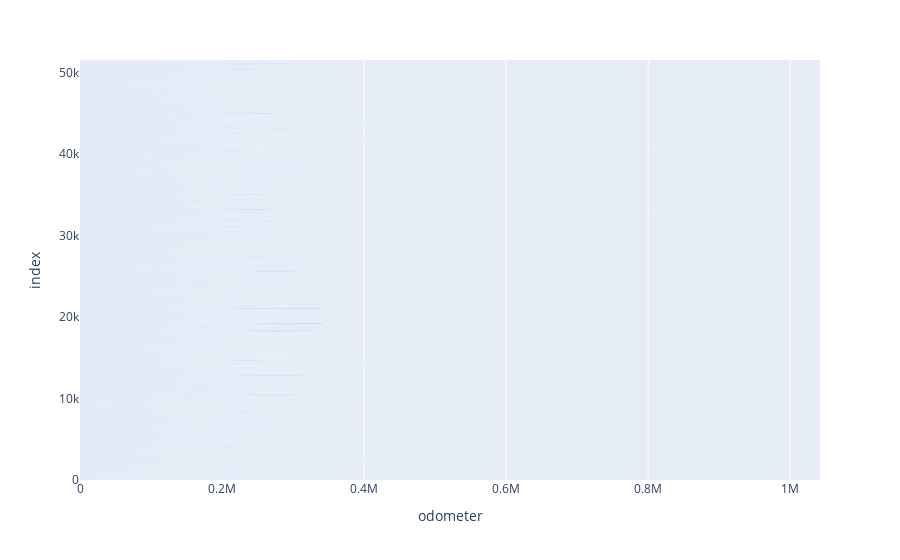

Source (notebook cell):
### Code cell
import plotly.express as px
import pandas as pd 

car_data = pd.read_csv('~/proyecto5/vehicles_env/AVAMS/vehicles_us.csv')
fig = px.bar(car_data, x='odometer')
fig.show()

### Figure 1 — Plotly figure (JSON) as saved in the notebook; plotly's stock layout.template omitted (floating-point values rounded to 4 significant figures; data arrays with more than 128 entries replaced by an {"elided": "..."} marker saying what was removed)
{"data": [{"alignmentgroup": "True", "hovertemplate": "odometer=%{x}<br>index=%{y}<extra></extra>", "legendgroup": "", "marker": {"color": "#636efa", "pattern": {"shape": ""}}, "name": "", "offsetgroup": "", "orientation": "h", "showlegend": false, "textposition": "auto", "type": "bar", "x": {"elided": "51525 int values"}, "xaxis": "x", "y": {"elided": "51525 int values"}, "yaxis": "y"}], "layout": {"barmode": "relative", "legend": {"tracegroupgap": 0}, "margin": {"t": 60}, "xaxis": {"anchor": "y", "domain": [0, 1], "title": {"text": "odometer"}}, "yaxis": {"anchor": "x", "domain": [0, 1], "title": {"text": "index"}}}}
